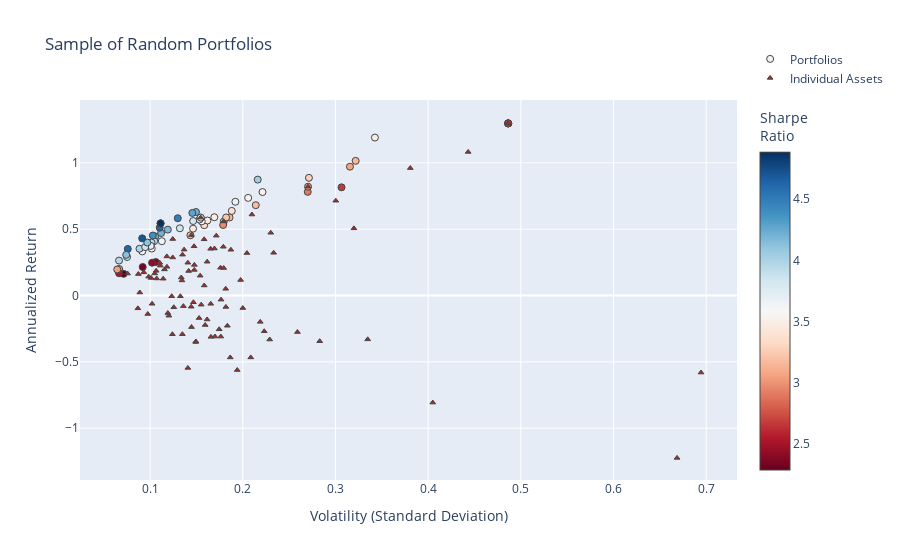

Write notebook code for a chart like this one.
### Code cell
fig2 = go.Figure()

fig2.add_trace(go.Scatter(
    x=[np.sqrt(p["variance"]) for p in dominant_portfolios],  # Convert variance to volatility
    y=[p["return"] for p in dominant_portfolios],
    mode='markers',
    marker=dict(
        color=[p["return"] / (np.sqrt(p["variance"])) for p in dominant_portfolios],  # Sharpe Ratio
        showscale=True,
        size=7,
        line=dict(width=1),
        colorscale="RdBu",
        colorbar=dict(title="Sharpe<br>Ratio")
    ),
    hoverinfo='text',
    text=[
        f"Return: {p['return']:.3%}<br>Volatility: {np.sqrt(p['variance']):.3f}<br>" +
        f"Sharpe Ratio: {p['sharpe']:.3f}<br>" +
        "<br>".join([f"{p['tickers'][i]}: Weight={p['weights'][i]:.3f}" for i in range(len(p['tickers']))])
        for p in dominant_portfolios
    ],
    name="Portfolios"
))

fig2.add_trace(go.Scatter(
    x=volatility,
    y=annualized_returns,
    mode='markers',
    hoverinfo='text',
    hovertext=[
        f"{name} <br>Volatility: {vol:.3f} <br>Returns: {ret:.3%} <br>Sharpe Ratio: {sr:.3f}"
        for name, vol, ret, sr in zip(names, volatility, annualized_returns, sharpe_ratios)
    ],
    marker=dict(
        color='brown',
        size=5,
        symbol='triangle-up',  # Sets the marker shape to a triangle
        line=dict(width=1)
    ),
    name="Individual Assets"
))

fig2.update_layout(
    title='Sample of Random Portfolios',
    xaxis_title='Volatility (Standard Deviation)',
    yaxis_title='Annualized Return',
    legend=dict(y=5
    )
)

fig2.show()

### Figure 1 — Plotly figure (JSON) as saved in the notebook; plotly's stock layout.template omitted (floating-point values rounded to 4 significant figures)
{"data": [{"hoverinfo": "text", "marker": {"color": [3.633, 2.287, 3.345, 2.377, 2.333, 3.112, 3.167, 2.421, 4.211, 2.973, 3.921, 2.892, 3.86, 4.388, 3.494, 3.475, 3.163, 3.182, 4.208, 3.679, 3.588, 4.168, 3.63, 3.523, 3.574, 3.474, 3.076, 3.442, 4.623, 3.231, 2.668, 3.001, 3.933, 3.798, 3.738, 3.798, 3.71, 3.981, 3.834, 3.835, 4.124, 3.484, 4.631, 2.66, 4.21, 3.853, 3.268, 3.388, 4.117, 4.484, 4.709, 4.884, 4.884, 2.525, 3.043, 2.668, 3.957, 2.668, 2.668, 3.034, 4.274, 3.154, 4.042], "colorbar": {"title": {"text": "Sharpe<br>Ratio"}}, "colorscale": [[0, "rgb(103,0,31)"], [0.1, "rgb(178,24,43)"], [0.2, "rgb(214,96,77)"], [0.3, "rgb(244,165,130)"], [0.4, "rgb(253,219,199)"], [0.5, "rgb(247,247,247)"], [0.6, "rgb(209,229,240)"], [0.7, "rgb(146,197,222)"], [0.8, "rgb(67,147,195)"], [0.9, "rgb(33,102,172)"], [1, "rgb(5,48,97)"]], "line": {"width": 1}, "showscale": true, "size": 7}, "mode": "markers", "name": "Portfolios", "text": ["Return: 40.927%<br>Volatility: 0.113<br>Sharpe Ratio: 3.633<br>UA_Close: Weight=0.000<br>TXN_Close: Weight=0.000<br>ABBV_Close: Weight=0.768<br>GOOG_Close: Weight=0.232", "Return: 16.334%<br>Volatility: 0.071<br>Sharpe Ratio: 2.287<br>CMCSA_Close: Weight=0.138<br>KO_Close: Weight=0.862<br>PG_Close: Weight=0.000<br>F_Close: Weight=0.000", "Return: 52.986%<br>Volatility: 0.158<br>Sharpe Ratio: 3.345<br>LMT_Close: Weight=0.326<br>DE_Close: Weight=0.436<br>NKE_Close: Weight=0.000<br>VRTX_Close: Weight=0.238", "Return: 25.236%<br>Volatility: 0.106<br>Sharpe Ratio: 2.377<br>GOOGL_Close: Weight=0.438<br>RTX_Close: Weight=0.562<br>BAC_Close: Weight=0.000<br>MS_Close: Weight=0.000", "Return: 21.470%<br>Volatility: 0.092<br>Sharpe Ratio: 2.333<br>LLY_Close: Weight=0.076<br>NFLX_Close: Weight=0.173<br>PFE_Close: Weight=0.000<br>PEP_Close: Weight=0.751", "Return: 55.877%<br>Volatility: 0.180<br>Sharpe Ratio: 3.112<br>ISRG_Close: Weight=1.000<br>IBM_Close: Weight=0.000<br>PFE_Close: Weight=0.000", "Return: 58.812%<br>Volatility: 0.186<br>Sharpe Ratio: 3.167<br>MRK_Close: Weight=0.000<br>VZ_Close: Weight=0.000<br>TSLA_Close: Weight=0.372<br>DE_Close: Weight=0.628", "Return: 24.727%<br>Volatility: 0.102<br>Sharpe Ratio: 2.421<br>RTX_Close: Weight=0.604<br>AMD_Close: Weight=0.000<br>BSX_Close: Weight=0.016<br>DE_Close: Weight=0.380", "Return: 44.473%<br>Volatility: 0.106<br>Sharpe Ratio: 4.211<br>DE_Close: Weight=0.232<br>AEP_Close: Weight=0.201<br>BA_Close: Weight=0.000<br>ADBE_Close: Weight=0.567", "Return: 53.160%<br>Volatility: 0.179<br>Sharpe Ratio: 2.973<br>CAT_Close: Weight=0.466<br>NKE_Close: Weight=0.000<br>RMD_Close: Weight=0.000<br>REGN_Close: Weight=0.534", "Return: 40.921%<br>Volatility: 0.104<br>Sharpe Ratio: 3.921<br>ABBV_Close: Weight=0.715<br>KR_Close: Weight=0.000<br>DE_Close: Weight=0.285", "Return: 78.123%<br>Volatility: 0.270<br>Sharpe Ratio: 2.892<br>VRTX_Close: Weight=0.459<br>NFLX_Close: Weight=0.260<br>DIS_Close: Weight=0.000<br>CRM_Close: Weight=0.281", "Return: 29.011%<br>Volatility: 0.075<br>Sharpe Ratio: 3.860<br>MCD_Close: Weight=0.372<br>RTX_Close: Weight=0.278<br>NEE_Close: Weight=0.233<br>MA_Close: Weight=0.117", "Return: 45.197%<br>Volatility: 0.103<br>Sharpe Ratio: 4.388<br>WMT_Close: Weight=0.243<br>ABBV_Close: Weight=0.619<br>TSLA_Close: Weight=0.138", "Return: 56.546%<br>Volatility: 0.162<br>Sharpe Ratio: 3.494<br>BABA_Close: Weight=0.433<br>IBM_Close: Weight=0.000<br>SAP_Close: Weight=0.567", "Return: 119.043%<br>Volatility: 0.343<br>Sharpe Ratio: 3.475<br>NVDA_Close: Weight=0.497<br>VRTX_Close: Weight=0.503<br>INTC_Close: Weight=0.000", "Return: 45.382%<br>Volatility: 0.143<br>Sharpe Ratio: 3.163<br>REGN_Close: Weight=0.293<br>SO_Close: Weight=0.000<br>MSFT_Close: Weight=0.707", "Return: 68.104%<br>Volatility: 0.214<br>Sharpe Ratio: 3.182<br>CAT_Close: Weight=0.280<br>BABA_Close: Weight=0.720<br>EMR_Close: Weight=0.000<br>BSX_Close: Weight=0.000", "Return: 47.079%<br>Volatility: 0.112<br>Sharpe Ratio: 4.208<br>WMT_Close: Weight=0.327<br>ADBE_Close: Weight=0.673<br>INTC_Close: Weight=0.000", "Return: 70.654%<br>Volatility: 0.192<br>Sharpe Ratio: 3.679<br>BABA_Close: Weight=0.465<br>VZ_Close: Weight=0.000<br>ORCL_Close: Weight=0.307<br>TSLA_Close: Weight=0.229", "Return: 55.886%<br>Volatility: 0.156<br>Sharpe Ratio: 3.588<br>VRTX_Close: Weight=0.154<br>REGN_Close: Weight=0.241<br>PM_Close: Weight=0.604<br>CSCO_Close: Weight=0.000", "Return: 49.663%<br>Volatility: 0.119<br>Sharpe Ratio: 4.168<br>EXC_Close: Weight=0.000<br>ISRG_Close: Weight=0.388<br>MCD_Close: Weight=0.538<br>EW_Close: Weight=0.074", "Return: 33.248%<br>Volatility: 0.092<br>Sharpe Ratio: 3.630<br>BA_Close: Weight=0.024<br>ABBV_Close: Weight=0.650<br>HON_Close: Weight=0.057<br>NEE_Close: Weight=0.270", "Return: 77.980%<br>Volatility: 0.221<br>Sharpe Ratio: 3.523<br>REGN_Close: Weight=0.383<br>CRM_Close: Weight=0.000<br>BABA_Close: Weight=0.617", "Return: 73.572%<br>Volatility: 0.206<br>Sharpe Ratio: 3.574<br>HD_Close: Weight=0.330<br>VRTX_Close: Weight=0.281<br>CMCSA_Close: Weight=0.050<br>TSLA_Close: Weight=0.340", "Return: 35.359%<br>Volatility: 0.102<br>Sharpe Ratio: 3.474<br>BTI_Close: Weight=0.114<br>LLY_Close: Weight=0.227<br>GM_Close: Weight=0.000<br>MCD_Close: Weight=0.659", "Return: 97.110%<br>Volatility: 0.316<br>Sharpe Ratio: 3.076<br>RDY_Close: Weight=0.000<br>MRK_Close: Weight=0.000<br>REGN_Close: Weight=0.560<br>VRTX_Close: Weight=0.440", "Return: 50.388%<br>Volatility: 0.146<br>Sharpe Ratio: 3.442<br>MS_Close: Weight=0.000<br>T_Close: Weight=0.000<br>PYPL_Close: Weight=0.561<br>DE_Close: Weight=0.439", "Return: 35.117%<br>Volatility: 0.076<br>Sharpe Ratio: 4.623<br>MCD_Close: Weight=0.281<br>KO_Close: Weight=0.454<br>XOM_Close: Weight=0.000<br>ISRG_Close: Weight=0.265", "Return: 58.826%<br>Volatility: 0.182<br>Sharpe Ratio: 3.231<br>ABT_Close: Weight=0.000<br>ETN_Close: Weight=0.290<br>BABA_Close: Weight=0.578<br>CAT_Close: Weight=0.132", "Return: 129.746%<br>Volatility: 0.486<br>Sharpe Ratio: 2.668<br>VRTX_Close: Weight=1.000<br>MS_Close: Weight=0.000<br>SYY_Close: Weight=0.000", "Return: 19.995%<br>Volatility: 0.067<br>Sharpe Ratio: 3.001<br>PEP_Close: Weight=0.419<br>CMCSA_Close: Weight=0.056<br>RTX_Close: Weight=0.336<br>ORCL_Close: Weight=0.189", "Return: 39.928%<br>Volatility: 0.102<br>Sharpe Ratio: 3.933<br>DE_Close: Weight=0.247<br>ABBV_Close: Weight=0.685<br>ETN_Close: Weight=0.068", "Return: 58.725%<br>Volatility: 0.155<br>Sharpe Ratio: 3.798<br>SNAP_Close: Weight=0.000<br>ADBE_Close: Weight=1.000<br>BIIB_Close: Weight=0.000<br>CPB_Close: Weight=0.000", "Return: 57.343%<br>Volatility: 0.153<br>Sharpe Ratio: 3.738<br>WFC_Close: Weight=0.000<br>MCD_Close: Weight=0.811<br>KR_Close: Weight=0.000<br>NVDA_Close: Weight=0.189", "Return: 58.725%<br>Volatility: 0.155<br>Sharpe Ratio: 3.798<br>ACN_Close: Weight=0.000<br>VZ_Close: Weight=0.000<br>RMD_Close: Weight=0.000<br>ADBE_Close: Weight=1.000", "Return: 37.377%<br>Volatility: 0.101<br>Sharpe Ratio: 3.710<br>MMM_Close: Weight=0.246<br>UNH_Close: Weight=0.382<br>EXC_Close: Weight=0.000<br>ISRG_Close: Weight=0.372", "Return: 35.251%<br>Volatility: 0.089<br>Sharpe Ratio: 3.981<br>WMT_Close: Weight=0.208<br>ABBV_Close: Weight=0.542<br>UNH_Close: Weight=0.250", "Return: 56.151%<br>Volatility: 0.146<br>Sharpe Ratio: 3.834<br>ADBE_Close: Weight=0.843<br>GS_Close: Weight=0.000<br>META_Close: Weight=0.157<br>BMY_Close: Weight=0.000", "Return: 50.682%<br>Volatility: 0.132<br>Sharpe Ratio: 3.835<br>SRE_Close: Weight=0.175<br>ADBE_Close: Weight=0.825<br>GOOG_Close: Weight=0.000", "Return: 30.616%<br>Volatility: 0.074<br>Sharpe Ratio: 4.124<br>KO_Close: Weight=0.508<br>TMO_Close: Weight=0.000<br>UNH_Close: Weight=0.201<br>ISRG_Close: Weight=0.292", "Return: 59.012%<br>Volatility: 0.169<br>Sharpe Ratio: 3.484<br>BABA_Close: Weight=0.451<br>TMO_Close: Weight=0.417<br>NVDA_Close: Weight=0.132<br>KR_Close: Weight=0.000", "Return: 51.132%<br>Volatility: 0.110<br>Sharpe Ratio: 4.631<br>MCD_Close: Weight=0.430<br>COST_Close: Weight=0.000<br>ADBE_Close: Weight=0.522<br>TMO_Close: Weight=0.047", "Return: 81.534%<br>Volatility: 0.307<br>Sharpe Ratio: 2.660<br>IBM_Close: Weight=0.000<br>NFLX_Close: Weight=0.319<br>TSLA_Close: Weight=0.681", "Return: 62.944%<br>Volatility: 0.150<br>Sharpe Ratio: 4.210<br>ADBE_Close: Weight=0.614<br>REGN_Close: Weight=0.143<br>NVDA_Close: Weight=0.039<br>PYPL_Close: Weight=0.205", "Return: 36.491%<br>Volatility: 0.095<br>Sharpe Ratio: 3.853<br>AEP_Close: Weight=0.411<br>BABA_Close: Weight=0.296<br>LMT_Close: Weight=0.193<br>BTI_Close: Weight=0.100", "Return: 88.701%<br>Volatility: 0.271<br>Sharpe Ratio: 3.268<br>PFE_Close: Weight=0.000<br>BABA_Close: Weight=0.745<br>NVDA_Close: Weight=0.255<br>GE_Close: Weight=0.000", "Return: 63.753%<br>Volatility: 0.188<br>Sharpe Ratio: 3.388<br>CPB_Close: Weight=0.000<br>META_Close: Weight=0.755<br>VRTX_Close: Weight=0.245<br>CVX_Close: Weight=0.000", "Return: 39.918%<br>Volatility: 0.097<br>Sharpe Ratio: 4.117<br>BAC_Close: Weight=0.000<br>PYPL_Close: Weight=0.232<br>NEE_Close: Weight=0.268<br>ABBV_Close: Weight=0.500", "Return: 58.247%<br>Volatility: 0.130<br>Sharpe Ratio: 4.484<br>ADBE_Close: Weight=0.571<br>ZBH_Close: Weight=0.000<br>BABA_Close: Weight=0.198<br>DE_Close: Weight=0.232", "Return: 43.085%<br>Volatility: 0.091<br>Sharpe Ratio: 4.709<br>JNJ_Close: Weight=0.026<br>PEP_Close: Weight=0.192<br>ABBV_Close: Weight=0.404<br>ADBE_Close: Weight=0.378", "Return: 54.379%<br>Volatility: 0.111<br>Sharpe Ratio: 4.884<br>K_Close: Weight=0.000<br>TSLA_Close: Weight=0.097<br>ABBV_Close: Weight=0.493<br>ADBE_Close: Weight=0.411", "Return: 54.379%<br>Volatility: 0.111<br>Sharpe Ratio: 4.884<br>TSLA_Close: Weight=0.097<br>ADBE_Close: Weight=0.411<br>ABBV_Close: Weight=0.493", "Return: 16.804%<br>Volatility: 0.067<br>Sharpe Ratio: 2.525<br>ACN_Close: Weight=0.000<br>RTX_Close: Weight=0.488<br>SYY_Close: Weight=0.000<br>PEP_Close: Weight=0.512", "Return: 19.646%<br>Volatility: 0.065<br>Sharpe Ratio: 3.043<br>SYY_Close: Weight=0.000<br>NFLX_Close: Weight=0.082<br>KO_Close: Weight=0.584<br>RTX_Close: Weight=0.335", "Return: 129.746%<br>Volatility: 0.486<br>Sharpe Ratio: 2.668<br>EXC_Close: Weight=0.000<br>VRTX_Close: Weight=1.000<br>SYY_Close: Weight=0.000", "Return: 26.323%<br>Volatility: 0.067<br>Sharpe Ratio: 3.957<br>KO_Close: Weight=0.389<br>RTX_Close: Weight=0.282<br>GM_Close: Weight=0.000<br>MCD_Close: Weight=0.329", "Return: 129.746%<br>Volatility: 0.486<br>Sharpe Ratio: 2.668<br>INTC_Close: Weight=0.000<br>EXC_Close: Weight=0.000<br>VRTX_Close: Weight=1.000", "Return: 129.746%<br>Volatility: 0.486<br>Sharpe Ratio: 2.668<br>CSCO_Close: Weight=0.000<br>XOM_Close: Weight=0.000<br>SYY_Close: Weight=0.000<br>VRTX_Close: Weight=1.000", "Return: 82.040%<br>Volatility: 0.270<br>Sharpe Ratio: 3.034<br>BABA_Close: Weight=1.000<br>EXC_Close: Weight=0.000<br>XOM_Close: Weight=0.000", "Return: 62.225%<br>Volatility: 0.146<br>Sharpe Ratio: 4.274<br>SO_Close: Weight=0.000<br>SAP_Close: Weight=0.105<br>ADBE_Close: Weight=0.647<br>BABA_Close: Weight=0.248", "Return: 101.502%<br>Volatility: 0.322<br>Sharpe Ratio: 3.154<br>TSLA_Close: Weight=0.551<br>NVDA_Close: Weight=0.449<br>EXC_Close: Weight=0.000<br>MS_Close: Weight=0.000", "Return: 87.360%<br>Volatility: 0.216<br>Sharpe Ratio: 4.042<br>VRTX_Close: Weight=0.259<br>PYPL_Close: Weight=0.560<br>NVDA_Close: Weight=0.181"], "type": "scatter", "x": [0.1127, 0.07142, 0.1584, 0.1062, 0.09204, 0.1795, 0.1857, 0.1021, 0.1056, 0.1788, 0.1044, 0.2701, 0.07516, 0.103, 0.1619, 0.3426, 0.1435, 0.214, 0.1119, 0.192, 0.1558, 0.1192, 0.0916, 0.2213, 0.2058, 0.1018, 0.3157, 0.1464, 0.07596, 0.182, 0.4864, 0.06663, 0.1015, 0.1546, 0.1534, 0.1546, 0.1007, 0.08856, 0.1465, 0.1321, 0.07423, 0.1694, 0.1104, 0.3066, 0.1495, 0.09471, 0.2714, 0.1882, 0.09697, 0.1299, 0.09149, 0.1113, 0.1113, 0.06655, 0.06456, 0.4864, 0.06652, 0.4864, 0.4864, 0.2704, 0.1456, 0.3218, 0.2161], "y": [0.4093, 0.1633, 0.5299, 0.2524, 0.2147, 0.5588, 0.5881, 0.2473, 0.4447, 0.5316, 0.4092, 0.7812, 0.2901, 0.452, 0.5655, 1.19, 0.4538, 0.681, 0.4708, 0.7065, 0.5589, 0.4966, 0.3325, 0.7798, 0.7357, 0.3536, 0.9711, 0.5039, 0.3512, 0.5883, 1.297, 0.2, 0.3993, 0.5872, 0.5734, 0.5872, 0.3738, 0.3525, 0.5615, 0.5068, 0.3062, 0.5901, 0.5113, 0.8153, 0.6294, 0.3649, 0.887, 0.6375, 0.3992, 0.5825, 0.4308, 0.5438, 0.5438, 0.168, 0.1965, 1.297, 0.2632, 1.297, 1.297, 0.8204, 0.6223, 1.015, 0.8736]}, {"hoverinfo": "text", "hovertext": ["NVDA_Close <br>Volatility: 0.443 <br>Returns: 108.207% <br>Sharpe Ratio: 2.442", "BMY_Close <br>Volatility: 0.182 <br>Returns: -8.623% <br>Sharpe Ratio: -0.474", "SYK_Close <br>Volatility: 0.116 <br>Returns: 19.679% <br>Sharpe Ratio: 1.703", "MMM_Close <br>Volatility: 0.118 <br>Returns: 21.627% <br>Sharpe Ratio: 1.830", "UA_Close <br>Volatility: 0.335 <br>Returns: -33.044% <br>Sharpe Ratio: -0.987", "F_Close <br>Volatility: 0.186 <br>Returns: -46.688% <br>Sharpe Ratio: -2.504", "SRE_Close <br>Volatility: 0.107 <br>Returns: 12.842% <br>Sharpe Ratio: 1.199", "MA_Close <br>Volatility: 0.124 <br>Returns: 28.689% <br>Sharpe Ratio: 2.305", "SNAP_Close <br>Volatility: 0.669 <br>Returns: -122.379% <br>Sharpe Ratio: -1.830", "SYY_Close <br>Volatility: 0.155 <br>Returns: -6.895% <br>Sharpe Ratio: -0.444", "WFC_Close <br>Volatility: 0.176 <br>Returns: -30.961% <br>Sharpe Ratio: -1.756", "CMCSA_Close <br>Volatility: 0.154 <br>Returns: 14.957% <br>Sharpe Ratio: 0.971", "PYPL_Close <br>Volatility: 0.210 <br>Returns: 61.041% <br>Sharpe Ratio: 2.909", "ORCL_Close <br>Volatility: 0.187 <br>Returns: 34.500% <br>Sharpe Ratio: 1.843", "BABA_Close <br>Volatility: 0.270 <br>Returns: 82.040% <br>Sharpe Ratio: 3.034", "PG_Close <br>Volatility: 0.087 <br>Returns: -9.655% <br>Sharpe Ratio: -1.112", "AMD_Close <br>Volatility: 0.694 <br>Returns: -58.090% <br>Sharpe Ratio: -0.837", "GS_Close <br>Volatility: 0.209 <br>Returns: -46.653% <br>Sharpe Ratio: -2.236", "WMT_Close <br>Volatility: 0.148 <br>Returns: 23.079% <br>Sharpe Ratio: 1.562", "LMT_Close <br>Volatility: 0.107 <br>Returns: 18.608% <br>Sharpe Ratio: 1.746", "VRTX_Close <br>Volatility: 0.486 <br>Returns: 129.746% <br>Sharpe Ratio: 2.668", "GM_Close <br>Volatility: 0.170 <br>Returns: -30.932% <br>Sharpe Ratio: -1.819", "BIIB_Close <br>Volatility: 0.229 <br>Returns: -33.166% <br>Sharpe Ratio: -1.448", "EMR_Close <br>Volatility: 0.165 <br>Returns: -6.262% <br>Sharpe Ratio: -0.378", "DE_Close <br>Volatility: 0.179 <br>Returns: 36.750% <br>Sharpe Ratio: 2.053", "IBM_Close <br>Volatility: 0.141 <br>Returns: -54.590% <br>Sharpe Ratio: -3.879", "HD_Close <br>Volatility: 0.134 <br>Returns: 11.373% <br>Sharpe Ratio: 0.846", "RDY_Close <br>Volatility: 0.283 <br>Returns: -34.437% <br>Sharpe Ratio: -1.217", "JPM_Close <br>Volatility: 0.162 <br>Returns: -18.067% <br>Sharpe Ratio: -1.119", "MSFT_Close <br>Volatility: 0.137 <br>Returns: 34.582% <br>Sharpe Ratio: 2.530", "MS_Close <br>Volatility: 0.219 <br>Returns: -19.860% <br>Sharpe Ratio: -0.907", "GILD_Close <br>Volatility: 0.153 <br>Returns: -16.977% <br>Sharpe Ratio: -1.111", "T_Close <br>Volatility: 0.145 <br>Returns: -23.798% <br>Sharpe Ratio: -1.644", "RMD_Close <br>Volatility: 0.177 <br>Returns: -3.112% <br>Sharpe Ratio: -0.176", "CAT_Close <br>Volatility: 0.233 <br>Returns: 32.197% <br>Sharpe Ratio: 1.380", "MDT_Close <br>Volatility: 0.114 <br>Returns: 12.664% <br>Sharpe Ratio: 1.110", "XOM_Close <br>Volatility: 0.120 <br>Returns: -15.220% <br>Sharpe Ratio: -1.266", "CRM_Close <br>Volatility: 0.148 <br>Returns: 19.290% <br>Sharpe Ratio: 1.306", "AEP_Close <br>Volatility: 0.101 <br>Returns: 13.214% <br>Sharpe Ratio: 1.306", "RTX_Close <br>Volatility: 0.093 <br>Returns: 17.474% <br>Sharpe Ratio: 1.875", "NKE_Close <br>Volatility: 0.259 <br>Returns: -27.547% <br>Sharpe Ratio: -1.064", "NFLX_Close <br>Volatility: 0.320 <br>Returns: 50.627% <br>Sharpe Ratio: 1.582", "ZBH_Close <br>Volatility: 0.176 <br>Returns: 20.942% <br>Sharpe Ratio: 1.190", "ISRG_Close <br>Volatility: 0.180 <br>Returns: 55.877% <br>Sharpe Ratio: 3.112", "COST_Close <br>Volatility: 0.194 <br>Returns: -56.160% <br>Sharpe Ratio: -2.894", "KO_Close <br>Volatility: 0.076 <br>Returns: 16.554% <br>Sharpe Ratio: 2.186", "META_Close <br>Volatility: 0.158 <br>Returns: 42.367% <br>Sharpe Ratio: 2.676", "INTC_Close <br>Volatility: 0.144 <br>Returns: -8.425% <br>Sharpe Ratio: -0.584", "GE_Close <br>Volatility: 0.166 <br>Returns: -31.167% <br>Sharpe Ratio: -1.881", "GOOG_Close <br>Volatility: 0.169 <br>Returns: 35.438% <br>Sharpe Ratio: 2.092", "VZ_Close <br>Volatility: 0.175 <br>Returns: -25.448% <br>Sharpe Ratio: -1.458", "MRK_Close <br>Volatility: 0.119 <br>Returns: -13.218% <br>Sharpe Ratio: -1.109", "ETN_Close <br>Volatility: 0.141 <br>Returns: 24.706% <br>Sharpe Ratio: 1.755", "JNJ_Close <br>Volatility: 0.111 <br>Returns: 22.520% <br>Sharpe Ratio: 2.029", "BAC_Close <br>Volatility: 0.223 <br>Returns: -26.944% <br>Sharpe Ratio: -1.207", "SAP_Close <br>Volatility: 0.147 <br>Returns: 37.100% <br>Sharpe Ratio: 2.516", "K_Close <br>Volatility: 0.135 <br>Returns: -29.169% <br>Sharpe Ratio: -2.163", "LLY_Close <br>Volatility: 0.158 <br>Returns: 7.554% <br>Sharpe Ratio: 0.477", "DIS_Close <br>Volatility: 0.123 <br>Returns: -0.543% <br>Sharpe Ratio: -0.044", "GOOGL_Close <br>Volatility: 0.165 <br>Returns: 35.196% <br>Sharpe Ratio: 2.129", "MCD_Close <br>Volatility: 0.145 <br>Returns: 45.502% <br>Sharpe Ratio: 3.146", "TMO_Close <br>Volatility: 0.142 <br>Returns: 18.499% <br>Sharpe Ratio: 1.306", "EXC_Close <br>Volatility: 0.136 <br>Returns: -8.000% <br>Sharpe Ratio: -0.589", "SO_Close <br>Volatility: 0.102 <br>Returns: -6.231% <br>Sharpe Ratio: -0.610", "BTI_Close <br>Volatility: 0.204 <br>Returns: 32.001% <br>Sharpe Ratio: 1.565", "AAPL_Close <br>Volatility: 0.162 <br>Returns: 25.462% <br>Sharpe Ratio: 1.576", "PEP_Close <br>Volatility: 0.087 <br>Returns: 16.167% <br>Sharpe Ratio: 1.850", "ABT_Close <br>Volatility: 0.133 <br>Returns: -0.556% <br>Sharpe Ratio: -0.042", "V_Close <br>Volatility: 0.110 <br>Returns: 24.671% <br>Sharpe Ratio: 2.234", "BA_Close <br>Volatility: 0.198 <br>Returns: 11.691% <br>Sharpe Ratio: 0.591", "PM_Close <br>Volatility: 0.135 <br>Returns: 30.790% <br>Sharpe Ratio: 2.281", "ADBE_Close <br>Volatility: 0.155 <br>Returns: 58.725% <br>Sharpe Ratio: 3.798", "KR_Close <br>Volatility: 0.405 <br>Returns: -80.708% <br>Sharpe Ratio: -1.993", "NEE_Close <br>Volatility: 0.105 <br>Returns: 16.637% <br>Sharpe Ratio: 1.584", "HON_Close <br>Volatility: 0.099 <br>Returns: 14.235% <br>Sharpe Ratio: 1.445", "GIS_Close <br>Volatility: 0.124 <br>Returns: -29.181% <br>Sharpe Ratio: -2.352", "TSLA_Close <br>Volatility: 0.381 <br>Returns: 96.040% <br>Sharpe Ratio: 2.522", "PFE_Close <br>Volatility: 0.098 <br>Returns: -13.932% <br>Sharpe Ratio: -1.429", "CVX_Close <br>Volatility: 0.149 <br>Returns: -34.967% <br>Sharpe Ratio: -2.344", "EW_Close <br>Volatility: 0.230 <br>Returns: 47.299% <br>Sharpe Ratio: 2.055", "AMZN_Close <br>Volatility: 0.171 <br>Returns: 45.113% <br>Sharpe Ratio: 2.632", "DUK_Close <br>Volatility: 0.089 <br>Returns: 2.265% <br>Sharpe Ratio: 0.255", "UNH_Close <br>Volatility: 0.118 <br>Returns: 29.482% <br>Sharpe Ratio: 2.496", "REGN_Close <br>Volatility: 0.300 <br>Returns: 71.439% <br>Sharpe Ratio: 2.378", "MO_Close <br>Volatility: 0.200 <br>Returns: -9.445% <br>Sharpe Ratio: -0.472", "ABBV_Close <br>Volatility: 0.124 <br>Returns: 42.583% <br>Sharpe Ratio: 3.422", "AMGN_Close <br>Volatility: 0.183 <br>Returns: -22.800% <br>Sharpe Ratio: -1.243", "BSX_Close <br>Volatility: 0.134 <br>Returns: 13.570% <br>Sharpe Ratio: 1.015", "DHR_Close <br>Volatility: 0.126 <br>Returns: -8.871% <br>Sharpe Ratio: -0.706", "QCOM_Close <br>Volatility: 0.182 <br>Returns: 5.055% <br>Sharpe Ratio: 0.278", "TXN_Close <br>Volatility: 0.179 <br>Returns: 20.737% <br>Sharpe Ratio: 1.156", "CPB_Close <br>Volatility: 0.149 <br>Returns: -34.720% <br>Sharpe Ratio: -2.323", "CSCO_Close <br>Volatility: 0.159 <br>Returns: -22.251% <br>Sharpe Ratio: -1.395", "ACN_Close <br>Volatility: 0.147 <br>Returns: -5.090% <br>Sharpe Ratio: -0.347"], "marker": {"color": "brown", "line": {"width": 1}, "size": 5, "symbol": "triangle-up"}, "mode": "markers", "name": "Individual Assets", "type": "scatter", "x": [0.4432, 0.1818, 0.1156, 0.1182, 0.3348, 0.1865, 0.1071, 0.1244, 0.6686, 0.1552, 0.1763, 0.1541, 0.2099, 0.1872, 0.2704, 0.08685, 0.6944, 0.2086, 0.1478, 0.1066, 0.4864, 0.17, 0.2291, 0.1655, 0.179, 0.1407, 0.1344, 0.283, 0.1615, 0.1367, 0.2189, 0.1529, 0.1447, 0.1766, 0.2333, 0.1141, 0.1203, 0.1477, 0.1011, 0.09322, 0.259, 0.3199, 0.176, 0.1795, 0.1941, 0.07573, 0.1583, 0.1444, 0.1657, 0.1694, 0.1746, 0.1191, 0.1407, 0.111, 0.2232, 0.1474, 0.1348, 0.1584, 0.1233, 0.1653, 0.1446, 0.1417, 0.1359, 0.1022, 0.2045, 0.1616, 0.08737, 0.1327, 0.1104, 0.1977, 0.135, 0.1546, 0.405, 0.105, 0.09851, 0.1241, 0.3808, 0.09751, 0.1492, 0.2302, 0.1714, 0.08891, 0.1181, 0.3004, 0.2, 0.1244, 0.1834, 0.1336, 0.1256, 0.1816, 0.1794, 0.1495, 0.1594, 0.1467], "y": [1.082, -0.08623, 0.1968, 0.2163, -0.3304, -0.4669, 0.1284, 0.2869, -1.224, -0.06895, -0.3096, 0.1496, 0.6104, 0.345, 0.8204, -0.09655, -0.5809, -0.4665, 0.2308, 0.1861, 1.297, -0.3093, -0.3317, -0.06262, 0.3675, -0.5459, 0.1137, -0.3444, -0.1807, 0.3458, -0.1986, -0.1698, -0.238, -0.03112, 0.322, 0.1266, -0.1522, 0.1929, 0.1321, 0.1747, -0.2755, 0.5063, 0.2094, 0.5588, -0.5616, 0.1655, 0.4237, -0.08425, -0.3117, 0.3544, -0.2545, -0.1322, 0.2471, 0.2252, -0.2694, 0.371, -0.2917, 0.07554, -0.005432, 0.352, 0.455, 0.185, -0.08, -0.06231, 0.32, 0.2546, 0.1617, -0.005564, 0.2467, 0.1169, 0.3079, 0.5872, -0.8071, 0.1664, 0.1424, -0.2918, 0.9604, -0.1393, -0.3497, 0.473, 0.4511, 0.02265, 0.2948, 0.7144, -0.09445, 0.4258, -0.228, 0.1357, -0.08871, 0.05055, 0.2074, -0.3472, -0.2225, -0.0509]}], "layout": {"legend": {"y": 5}, "title": {"text": "Sample of Random Portfolios"}, "xaxis": {"title": {"text": "Volatility (Standard Deviation)"}}, "yaxis": {"title": {"text": "Annualized Return"}}}}
